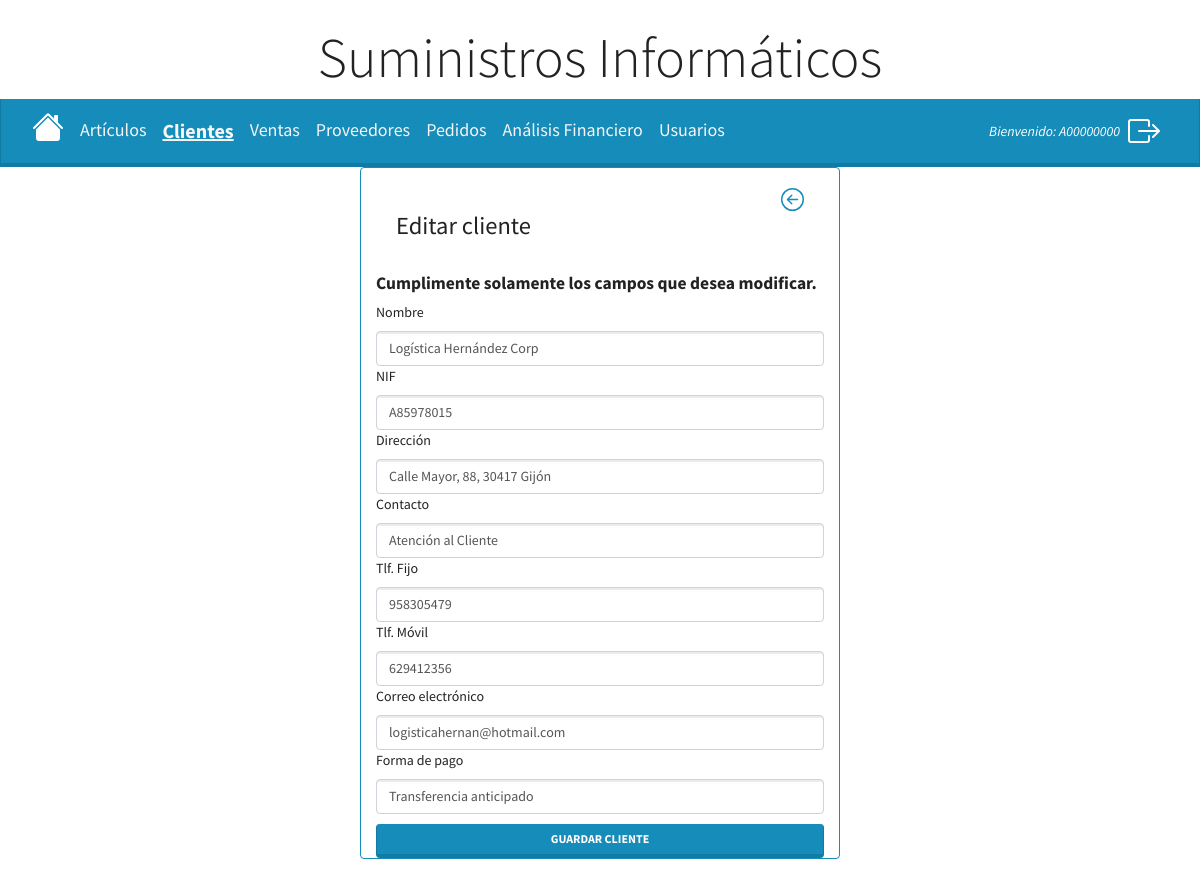
The page /protected_admin/clientes/editar_cliente/1 (signed in) on the database its author committed.
### models.py (models this page shows, shortened)
class User(db.Base, UserMixin):
    __tablename__ = 'usuario'
    __table_args__ = {'sqlite_autoincrement': True}
    id = Column(Integer, primary_key=True)  # establecemos el id como Primary Key
    username = Column(String(10), unique=True, nullable=False)
    password = Column(String(128), nullable=False)
    type_user = Column(Boolean, default=False) #False = cliente / True = administrador

class Cliente(db.Base):
    __tablename__ = 'cliente'
    __table_args__ = {'sqlite_autoincrement': True}
    id_cliente = Column(Integer, primary_key=True) #establecemos el id como Primary Key
    nombre = Column(String(128))
    nif = Column(String(16), unique=True) # sólo puede haber un cliente con el mismo NIF
    direccion = Column(String(128))
    contacto = Column(String(64))
    tlf_fijo = Column(String(32))
    tlf_movil = Column(String(32))
    correo = Column(String(64))
    forma_pago = Column(String(64))
    rel_venta = relationship('Venta', backref='rel_cliente')

### main.py (the view, shortened to what this page needs)
@app.route('/protected_admin/clientes/editar_cliente/<id_cliente>', methods=['GET', 'POST'])
@login_required
@admin_required # Vista protegida que solo se puede acceder con autenticación de administrador
def editar_cliente(id_cliente):
    cliente = db.session.query(Cliente).filter_by(id_cliente=int(id_cliente)).first()
    form = Form_cliente(obj=cliente, id_cliente_actual=cliente.id_cliente)
    return render_template('editar-cliente.html', cliente=cliente, form=form)

### forms.py (shortened to what this page needs)
class Form_cliente(FlaskForm):
    nombre = StringField('Nombre', validators=[DataRequired(message='Este campo es obligatorio'),
                                               Length(max=128)])
    nif = StringField('NIF', validators=[DataRequired(message='Este campo es obligatorio'), Length(max=9)])
    direccion = StringField('Dirección', validators=[Length(max=128)])
    contacto = StringField('Contacto', validators=[Length(max=64)])
    tlf_fijo = StringField('Tlf. Fijo', validators=[Length(max=32)])
    tlf_movil = StringField('Tlf. Móvil', validators=[Length(max=32)])
    correo = EmailField('Correo electrónico', validators=[DataRequired(message='Este campo es obligatorio'),
                                            Email(message='Por favor, ingrese un email válido.'), Length(max=64)])
    forma_pago = StringField('Forma de pago', validators=[Length(max=64)])
    submit = SubmitField('Guardar cliente')
    def __init__(self, id_cliente_actual=None, *args, **kwargs):
        super().__init__(*args, **kwargs)
        self.id_cliente_actual = id_cliente_actual

### functions.py (called while the page is built)
def admin_required(f): # recibe como parámetro una función 'f' que será la función a proteger
    @wraps(f)
    def decorated_function(*args, **kwargs): # verificamos si el usuario está autentificado
        if not current_user.is_authenticated or not current_user.type_user:
            flash('Acceso denegado. Solo los administradores pueden acceder a la ruta introducida.',
                  'danger')
            return redirect(url_for('protected'))
        return f(*args, **kwargs) # si el usuario está logueado y es administrador ejecuta la función 'f'
    return decorated_function

### main.py (called while the page is built)
@login_manager.user_loader
def load_user(user_id):
    return db.session.get(User, user_id)

### templates/editar-cliente.html (shortened to what this page needs)
{% extends 'clientes.html' %}
{% block content %}
    <div class="container card border-primary mb-3 justify-content-center" style="max-width: 30rem;">
        <div class="card-body">
            <div class="text-right">
                <a href="/protected_admin/clientes" title="Volver">
                </a>
            </div>
            <h3 class="card-title">Editar cliente</h3>
        </div>
        <form method="post" novalidate>
          <fieldset>
            <h5><b>Cumplimente solamente los campos que desea modificar.</b></h5>
            <div>
              {{ form.nombre.label }}
              {{ form.nombre(class="form-control", placeholder="Nombre") }}
            </div>
            <div>
              {{ form.nif.label }}
              {{ form.nif(class="form-control", placeholder="NIF") }}
            </div>
            <div>
              {{ form.direccion.label }}
              {{ form.direccion(class="form-control", placeholder="Dirección") }}
            </div>
            <div>
              {{ form.contacto.label }}
              {{ form.contacto(class="form-control", placeholder="Contacto") }}
            </div>
            <div>
                {{ form.tlf_fijo.label }}
                {{ form.tlf_fijo(class="form-control", placeholder="Teléfono fijo") }}
              </div>
              <div>
                {{ form.tlf_movil.label }}
                {{ form.tlf_movil(class="form-control", placeholder="Teléfono móvil") }}
              </div>
              <div>
                {{ form.correo.label }}
                {{ form.correo(class="form-control", placeholder="Correo electrónico") }}
              </div>
              <div>
                {{ form.forma_pago.label }}
                {{ form.forma_pago(class="form-control", placeholder="Forma de pago") }}
              </div>
            <div class="margin_top_button">
                {{ form.submit(class="btn btn-primary btn-block") }}
            </div>
          </fieldset>
    </form>
    </div>
{% endblock %}

### templates/clientes.html (shortened to what this page needs)
<!DOCTYPE html>
<html lang="en">
<head>
    <link rel="stylesheet" href="{{ url_for('static', filename='main.css')}}">
    <link rel="stylesheet" href="https://cdn.jsdelivr.net/npm/bootswatch@4.5.2/dist/lumen/bootstrap.min.css"
>
</head>
<body>
    <h1 class="display-4 text-center mt-4">Suministros Informáticos</h1>
    <nav class="navbar navbar-expand-lg bg-primary" data-bs-theme="dark">
        <div class="container-fluid">
            <a href="/protected_admin" title="Inicio">
            </a>
            <div class="collapse navbar-collapse" id="navbarColor01">
                <ul class="navbar-nav me-auto">
                    <li class="nav-item">
                        <a style="font-size: 18px;" class="nav-link text-light"
                           href="/protected_admin/articulos?page=1">Artículos</a>
                    </li>
                    <li class="nav-item">
                        <a style="font-size: 20px;" class="nav-link text-light text-bold-underline"
                           href="/protected_admin/clientes?page=1">Clientes</a>
                    </li>
                    <li class="nav-item">
                        <a style="font-size: 18px;" class="nav-link text-light"
                           href="/protected_admin/ventas?page=1">Ventas</a>
                    </li>
                    <li class="nav-item">
                        <a style="font-size: 18px;" class="nav-link text-light"
                           href="/protected_admin/proveedores?page=1">Proveedores</a>
                    </li>
                    <li class="nav-item">
                        <a style="font-size: 18px;" class="nav-link text-light"
                           href="/protected_admin/pedidos?page=1">Pedidos</a>
                    </li>
                    <li class="nav-item">
                        <a style="font-size: 18px;" class="nav-link text-light"
                           href="/protected_admin/nuevo_analisis">Análisis Financiero</a>
                    </li>
                    <li class="nav-item">
                        <a style="font-size: 18px;" class="nav-link text-light"
                           href="/protected_admin/usuarios">Usuarios</a>
                    </li>
                </ul>
            </div>
            <div class="navbar-nav ms-auto d-flex align-items-center">
                <div class="navbar-text">
                    <em class="text-white">Bienvenido: {{ current_user.username }}</em>
                </div>
                <a href="/logout" class="nav-link ms-3" title="Cerrar sesión">
                </a>
            </div>
        </div>
    </nav>
    {% block content %}{% endblock %}
</body>
</html>

### static/main.css (style rules this page uses)
.text-bold-underline { font-weight: bold; text-decoration: underline; }
.text-light { color: #FFFFFF; }
.text-center { text-align: center; }
.text-right { text-align: right; }
.margin_top_button { margin-top: 10px; }

### rows shown on the page
User: username "A00000000"
Cliente: nombre "Logística Hernández Corp", nif "A85978015", direccion "Calle Mayor, 88, 30417 Gijón", contacto "Atención al Cliente", tlf_fijo "958305479", tlf_movil "629412356", correo "logisticahernan@hotmail.com", forma_pago "Transferencia anticipado"
